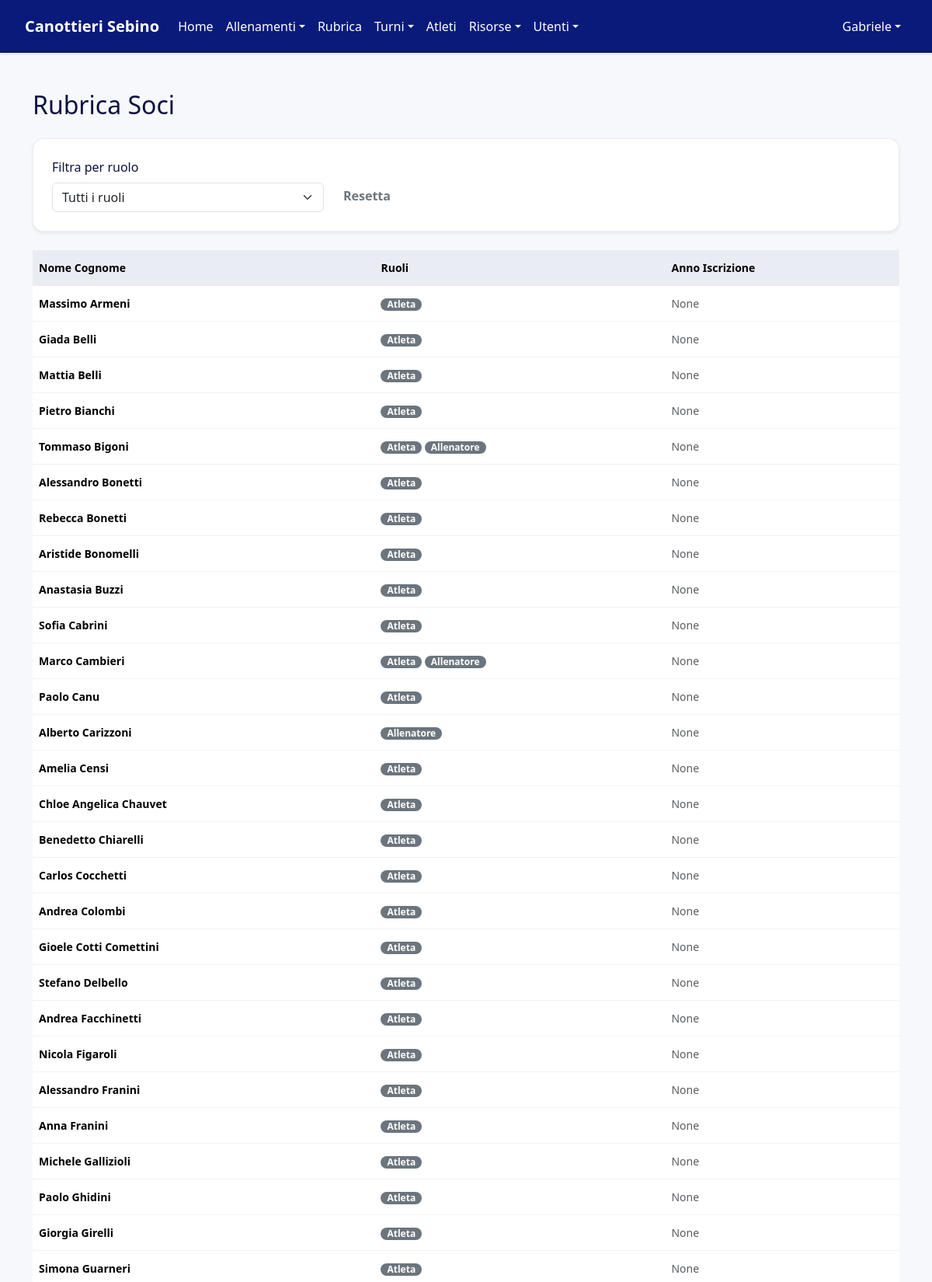
The page /rubrica (signed in, upper part) on the database its author committed.
### models.py (models this page shows, shortened)
class User(Base):
    __tablename__ = "users"
    id = Column(Integer, primary_key=True, index=True)
    username = Column(String, unique=True, index=True, nullable=False)
    hashed_password = Column(String, nullable=False)
    first_name = Column(String, nullable=False)
    last_name = Column(String, nullable=False)
    email = Column(String, unique=True, index=True)
    phone_number = Column(String)
    date_of_birth = Column(Date)
    tax_code = Column(String, unique=True)
    enrollment_year = Column(Integer)
    membership_date = Column(Date)
    certificate_expiration = Column(Date)
    address = Column(String)
    manual_category = Column(String, nullable=True)
    roles = relationship("Role", secondary=user_roles, back_populates="users")
    tags = relationship("Tag", secondary=user_tags, back_populates="users")
    barche_assegnate = relationship("Barca", secondary=barca_atleti_association, back_populates="atleti_assegnati")
    schede_pesi = relationship("SchedaPesi", back_populates="atleta")
    turni = relationship("Turno", back_populates="user")
    availabilities = relationship("TrainerAvailability", back_populates="user")
    allenamenti_seguiti = relationship("Allenamento", secondary=allenamento_coach_association, back_populates="coaches")

class Role(Base):
    __tablename__ = "roles"
    id = Column(Integer, primary_key=True, index=True)
    name = Column(String, unique=True, index=True, nullable=False)
    users = relationship("User", secondary=user_roles, back_populates="roles")

### routers/users.py (the view)
@router.get("/rubrica", response_class=HTMLResponse)
async def view_rubrica(request: Request, db: Session = Depends(get_db), current_user: models.User = Depends(get_current_user), role_filter: Optional[str] = None):
    query = db.query(models.User).options(joinedload(models.User.roles))
    if role_filter: query = query.join(models.User.roles).filter(models.Role.name == role_filter)
    users = query.order_by(models.User.last_name, models.User.first_name).all()
    all_roles = db.query(models.Role).all()
    return templates.TemplateResponse("rubrica.html", {"request": request, "current_user": current_user, "users": users, "all_roles": all_roles, "current_filter": role_filter})

### templates/rubrica.html (shortened to what this page needs)
{% extends "layout/base.html" %}
{% block content %}
<div class="container mt-4">
    <h2 class="mb-4">Rubrica Soci</h2>
    <div class="card card-body shadow-sm mb-4">
        <form method="GET" class="row g-2 align-items-end">
            <div class="col-md-4">
                <label for="role_filter" class="form-label">Filtra per ruolo</label>
                <select name="role_filter" id="role_filter" class="form-select" onchange="this.form.submit()">
                    <option value="">Tutti i ruoli</option>
                </select>
            </div>
            <div class="col-md-2">
                <a href="/rubrica" class="btn btn-outline-secondary">Resetta</a>
            </div>
        </form>
    </div>
    <div class="table-responsive">
        <table class="table table-hover align-middle">
            <thead>
                <tr>
                    <th>Nome Cognome</th>
                    <th>Ruoli</th>
                    <th>Anno Iscrizione</th>
                </tr>
            </thead>
            <tbody>
                {% for user in users %}
                <tr>
                    <td class="fw-bold">{{ user.first_name }} {{ user.last_name }}</td>
                    <td>
                        {% for role in user.roles %}
                            <span class="badge rounded-pill text-bg-secondary">{{ role.name.capitalize() }}</span>
                        {% endfor %}
                    </td>
                    <td class="text-muted">{{ user.enrollment_year }}</td>
                </tr>
                {% else %}
                <tr>
                    <td colspan="3" class="text-center p-4">Nessun utente trovato.</td>
                </tr>
                {% endfor %}
            </tbody>
        </table>
    </div>
</div>
{% endblock %}

### templates/partials/_navbar.html (shortened to what this page needs)
<nav class="navbar navbar-expand-lg navbar-dark shadow-sm" role="navigation">
  <div class="container-fluid">
    <a class="navbar-brand fw-bold" href="/dashboard">Canottieri Sebino</a>
    <div class="collapse navbar-collapse" id="navbarNav">
      {% if current_user is defined and current_user %}
      <ul class="navbar-nav me-auto mb-2 mb-lg-0">
        <li class="nav-item"><a class="nav-link" href="/dashboard">Home</a></li>
        <li class="nav-item dropdown">
          <a class="nav-link dropdown-toggle" href="#" id="allenamentiDropdown" role="button" data-bs-toggle="dropdown">Allenamenti</a>
        </li>
        <li class="nav-item"><a class="nav-link" href="/rubrica">Rubrica</a></li>
        {% if current_user.is_admin or current_user.is_allenatore %}
        <li class="nav-item dropdown">
          <a class="nav-link dropdown-toggle" href="#" id="turniDropdown" role="button" data-bs-toggle="dropdown">Turni</a>
        </li>
        {% endif %}
        {% if current_user.is_admin or current_user.is_allenatore %}
        <li class="nav-item"><a class="nav-link" href="/athletes">Atleti</a></li>
        {% endif %}
        <li class="nav-item dropdown">
          <a class="nav-link dropdown-toggle" href="#" id="risorseDropdown" role="button" data-bs-toggle="dropdown">Risorse</a>
        </li>
        {% if current_user.is_admin %}
        <li class="nav-item dropdown">
          <a class="nav-link dropdown-toggle" href="#" id="adminMenu" role="button" data-bs-toggle="dropdown">Utenti</a>
        </li>
        {% endif %}
      </ul>
      {% endif %}
      <ul class="navbar-nav ms-auto">
        {% if current_user is defined and current_user %}
        <li class="nav-item dropdown">
          <a class="nav-link dropdown-toggle" href="#" id="navbarUserDropdown" role="button" data-bs-toggle="dropdown">{{ current_user.first_name or current_user.username }}</a>
        </li>
        {% else %}
        <li class="nav-item"><a class="nav-link" href="/login">Login</a></li>
        {% endif %}
      </ul>
    </div>
  </div>
</nav>

### static/css/app.css (style rules this page uses)
:root { --brand:#0a1a7a; --brand-2:#0a2ea6; --text:#0b1140; --muted:#6b7280; --bg:#f6f8fb; --card:#ffffff; --danger:#cc3535; --ring:0 0 0 3px rgba(10,46,166,.2); --radius:14px; --shadow:0 10px 30px rgba(16,24,40,.08); }
* { box-sizing:border-box }
html,body { height:100% }
body { margin:0; font-family:ui-sans-serif, system-ui, -apple-system, 'Segoe UI', Roboto, Arial, 'Noto Sans', sans-serif; background:var(--bg); color:var(--text); display:flex; flex-direction:column; min-height:100vh; }
.card { background:var(--card); border-radius:var(--radius); box-shadow:var(--shadow); padding:24px; border:1px solid rgba(10,26,122,.08); }
.btn { display:inline-flex; align-items:center; justify-content:center; padding:10px 16px; border-radius:12px; font-weight:600; font-size:16px; line-height:1.2; border:1px solid transparent; cursor:pointer; text-decoration:none; transition:.15s background,.15s border-color,.15s color; }
.table { width:100%; border-collapse:collapse; font-size:14px; }
.table th, .table td { padding:12px 8px; text-align:left; border-bottom:1px solid rgba(0,0,0,.05); }
.table th { background:rgba(10,26,122,.05); position:sticky; top:0; z-index:1; }
.table-responsive { overflow-x:auto; }
.badge,.chip { display:inline-block; padding:2px 8px; border-radius:9999px; font-size:12px; font-weight:600; }
.badge { background:var(--brand); color:#fff; }
.navbar { background:var(--brand); color:#fff; padding:14px 20px; }
.navbar a { color:inherit; text-decoration:none; }

### rows shown on the page
User: first_name "Gabriele"
User: first_name "Massimo", last_name "Armeni", enrollment_year "None"
Role: name "Atleta"
User: first_name "Giada", last_name "Belli", enrollment_year "None"
User: first_name "Mattia", last_name "Belli", enrollment_year "None"
User: first_name "Pietro", last_name "Bianchi", enrollment_year "None"
User: first_name "Tommaso", last_name "Bigoni", enrollment_year "None"
Role: name "Allenatore"
User: first_name "Alessandro", last_name "Bonetti", enrollment_year "None"
User: first_name "Rebecca", last_name "Bonetti", enrollment_year "None"
User: first_name "Aristide", last_name "Bonomelli", enrollment_year "None"
User: first_name "Anastasia", last_name "Buzzi", enrollment_year "None"
User: first_name "Sofia", last_name "Cabrini", enrollment_year "None"
User: first_name "Marco", last_name "Cambieri", enrollment_year "None"
User: first_name "Paolo", last_name "Canu", enrollment_year "None"
User: first_name "Alberto", last_name "Carizzoni", enrollment_year "None"
User: first_name "Amelia", last_name "Censi", enrollment_year "None"
User: first_name "Chloe Angelica", last_name "Chauvet", enrollment_year "None"
User: first_name "Benedetto", last_name "Chiarelli", enrollment_year "None"
User: first_name "Carlos", last_name "Cocchetti", enrollment_year "None"
User: first_name "Andrea", last_name "Colombi", enrollment_year "None"
User: first_name "Gioele", last_name "Cotti Comettini", enrollment_year "None"
User: first_name "Stefano", last_name "Delbello", enrollment_year "None"
User: first_name "Andrea", last_name "Facchinetti", enrollment_year "None"
User: first_name "Nicola", last_name "Figaroli", enrollment_year "None"
User: first_name "Alessandro", last_name "Franini", enrollment_year "None"
User: first_name "Anna", last_name "Franini", enrollment_year "None"
User: first_name "Michele", last_name "Gallizioli", enrollment_year "None"
User: first_name "Paolo", last_name "Ghidini", enrollment_year "None"
User: first_name "Giorgia", last_name "Girelli", enrollment_year "None"
User: first_name "Simona", last_name "Guarneri", enrollment_year "None"
